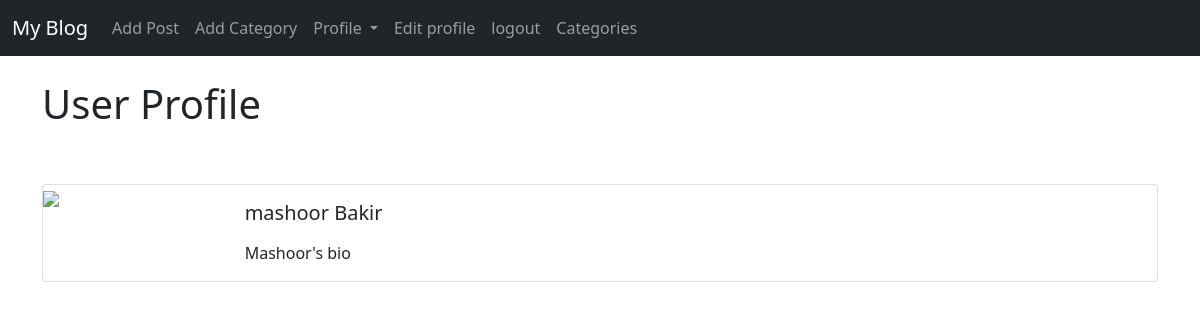
Screenshot of /members/3/profile/ (signed in) with the database file from the repository.
### theblog/models.py (models this page shows, shortened)
class Profile(models.Model):
    user = models.OneToOneField(User, null=True, on_delete=models.CASCADE)
    bio = models.TextField()
    profile_pic = models.ImageField(null=True, blank=True, upload_to="images/profile/")
    website_url = models.CharField(max_length=255, null=True, blank=True)
    facebook_url = models.CharField(max_length=255, null=True, blank=True)
    twitter_url = models.CharField(max_length=255, null=True, blank=True)
    insta_url = models.CharField(max_length=255, null=True, blank=True)
    pinterest_url = models.CharField(max_length=255, null=True, blank=True)

### members/views.py (the view)
# urls.py: path('<int:pk>/profile/', ShowProfilePageView.as_view(), name='show_profile_page'),
class ShowProfilePageView(DetailView):
    model = Profile
    template_name = 'registration/user_profile.html'
    def get_context_data(self, *args, **kwargs):
        context = super(ShowProfilePageView, self).get_context_data(*args, **kwargs)
        page_user = get_object_or_404(Profile, id=self.kwargs['pk'])
        context["page_user"] = page_user
        return context

### members/templates/registration/user_profile.html (shortened to what this page needs)
{% extends 'base.html' %}
{% load static %}
{% block content %}
 <h1>User Profile</h1>
   <br><br>
    <div class="card mb-3">
        <div class="row g-0">
          <div class="col-md-2">
        {% if page_user.profile_pic %}
            <img src="{{ page_user.profile_pic.url }}" class="img-fluid">
        {% else %}
            <img src="{% static 'theblog/images/profile.jpg' %}" class="img-fluid">
        {% endif %}
          </div>
          <div class="col-md-10">
            <div class="card-body">
              <h5 class="card-title">
                  {{ page_user.user.first_name }}
                  {{ page_user.user.last_name }} </h5>
              <p class="card-text">{{ page_user.bio }}</p>
            </div>
          </div>
        </div>
      </div>
{% endblock %}

### rows the page displays
Profile: user.first_name "mashoor", user.last_name "Bakir", bio "Mashoor's bio"
